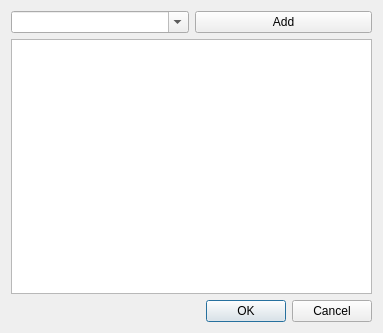
<?xml version="1.0" encoding="UTF-8"?>
<ui version="4.0">
 <class>Dialog</class>
 <widget class="QDialog" name="Dialog">
  <property name="geometry">
   <rect>
    <x>0</x>
    <y>0</y>
    <width>383</width>
    <height>333</height>
   </rect>
  </property>
  <property name="windowTitle">
   <string>Dialog</string>
  </property>
  <layout class="QVBoxLayout" name="verticalLayout">
   <item>
    <layout class="QHBoxLayout" name="horizontalLayout">
     <item>
      <widget class="QComboBox" name="comboBox">
       <property name="enabled">
        <bool>true</bool>
       </property>
       <property name="editable">
        <bool>true</bool>
       </property>
      </widget>
     </item>
     <item>
      <widget class="QPushButton" name="btnAdd">
       <property name="text">
        <string>Add</string>
       </property>
      </widget>
     </item>
    </layout>
   </item>
   <item>
    <widget class="QListWidget" name="listWidget">
     <property name="selectionMode">
      <enum>QAbstractItemView::MultiSelection</enum>
     </property>
    </widget>
   </item>
   <item>
    <widget class="QDialogButtonBox" name="buttonBox">
     <property name="standardButtons">
      <set>QDialogButtonBox::Cancel|QDialogButtonBox::Ok</set>
     </property>
    </widget>
   </item>
  </layout>
 </widget>
 <resources/>
 <connections/>
</ui>
